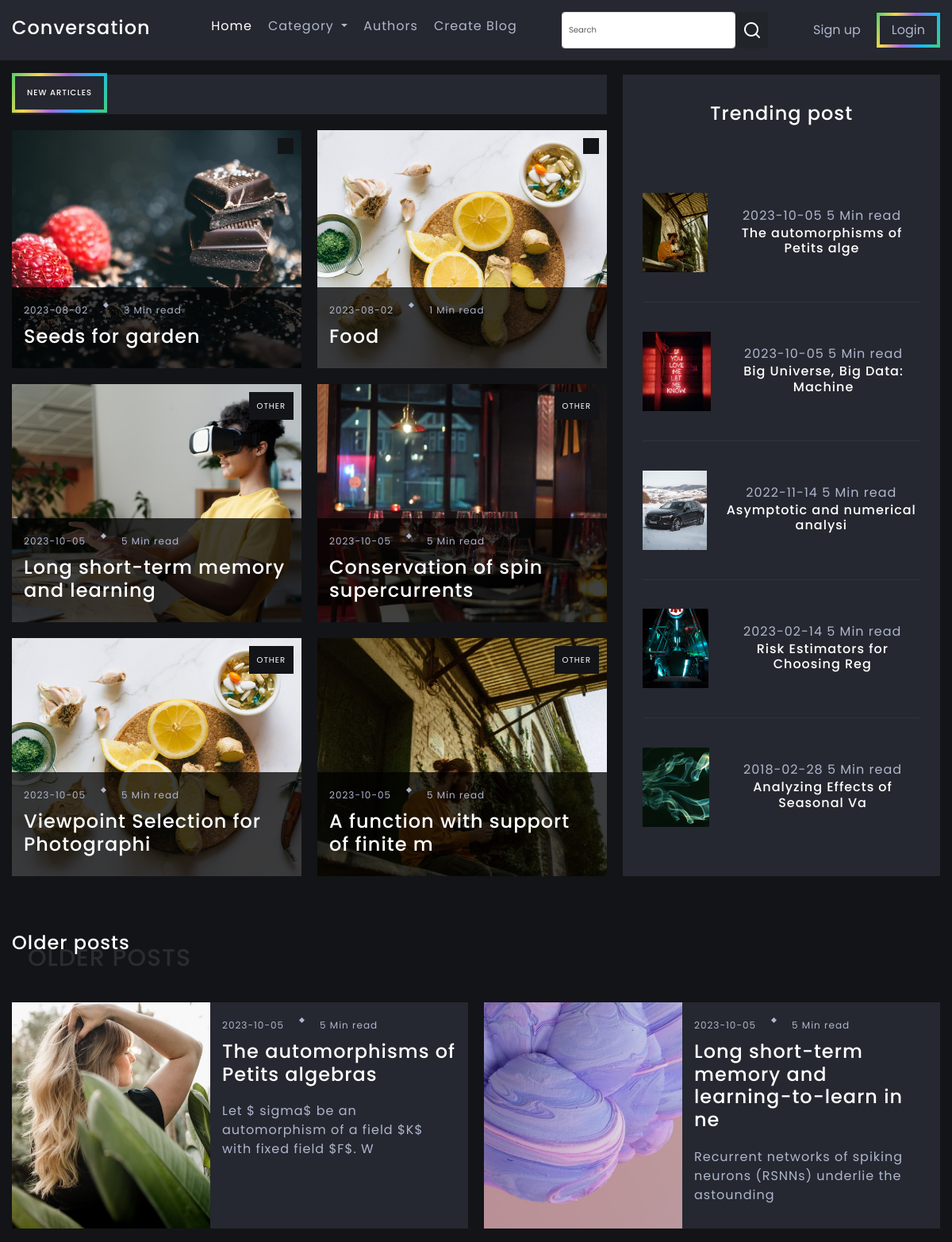
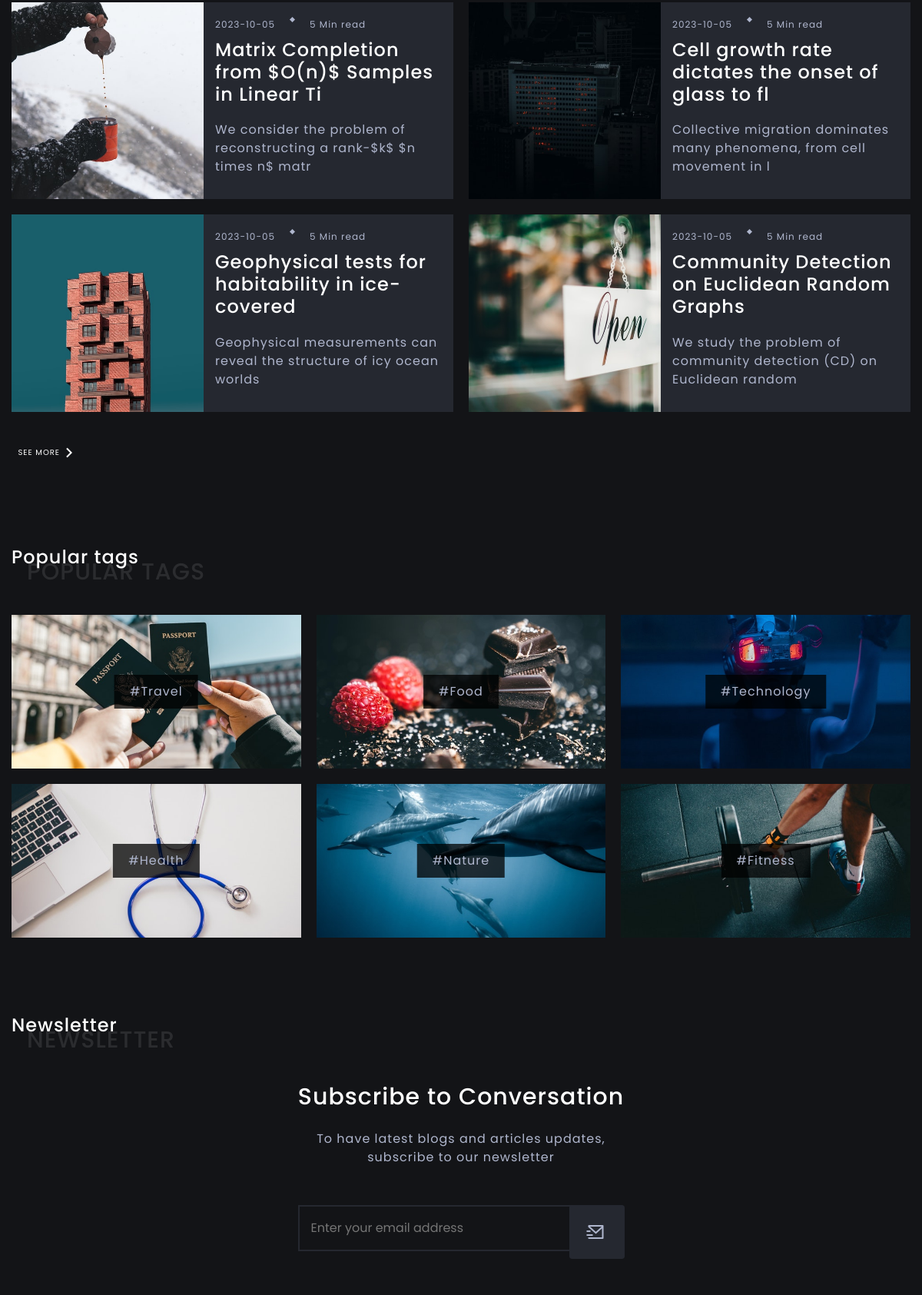
The page / (upper part) on the database its author committed (2 pictures, top to bottom).
### tables this page shows
CREATE TABLE `blog_details` (
  `b_id` int(50) NOT NULL,
  `b_title` text NOT NULL,
  `b_min_read` int(11) NOT NULL,
  `b_description` text NOT NULL,
  `b_date` datetime NOT NULL DEFAULT current_timestamp(),
  `b_category` int(11) NOT NULL,
  `category_tag` varchar(50) NOT NULL,
  `b_user_id` int(7) NOT NULL
);

CREATE TABLE `category` (
  `category_id` int(11) NOT NULL,
  `cat_name` varchar(50) NOT NULL
);

### include/feature_article.php (the view, shortened to what this page needs)
<section class="featured-articles section section-header-offset">
    <div class="featured-articles-container container d-grid">
        <div class="featured-content d-grid">
            <div class="headline-banner">
                <h3 class="headline fancy-border">
                    <span class="place-items-center">New Articles</span>
                </h3>
            </div>
            <?php
            $sql = "SELECT * FROM `blog_details` ORDER BY b_id desc LIMIT 6";
            $result = mysqli_query($conn, $sql);
            while ($row = mysqli_fetch_assoc($result)) {
                $id = $row['b_id'];
                $b_header = $row['b_title'];
                $b_title = substr($b_header, 0, 35);
                $category = $row['category_tag'];
                $min = $row['b_min_read'];
                $datetime = $row['b_date'];
                $date = date('Y-m-d', strtotime($datetime));
                echo '
                    <a href="post.php?blogid=' . $id . '" class="article featured-article featured-article">
                        <img src="assets/images/featured/' . $id . '.jpg" alt="image" class="article-image">
                        <span class="article-category">' . $category . '</span>
                        <div class="article-data-container">
                            <div class="article-data">
                                <span>' . $date . '</span>
                                <span class="article-data-spacer"></span>
                                <span>' . $min . ' Min read</span>
                            </div>
                            <h3 class="title article-title">' . $b_title . '</h3>
                        </div>
                    </a>';
            }
            ?>
        </div>
        <div class="sidebar d-grid">
            <h3 class="title featured-content-title">Trending post</h3>
            <?php
            $sql = "SELECT * FROM `blog_details` LIMIT 5 ";
            $result = mysqli_query($conn, $sql);
            while ($row = mysqli_fetch_assoc($result)) {
                $id = $row['b_id'];
                $b_header = $row['b_title'];
                $b_title = substr($b_header, 0, 32);
                $min = $row['b_min_read'];
                $datetime = $row['b_date'];
                $date = date('Y-m-d', strtotime($datetime));
                echo '
                <a href="post.php?blogid=' . $id . '" class="trending-post-box">
                <div class="trending-post-img-box">
                    <img src="./assets/images/quick_read/' . $id . '.jpg" alt="" class="article-image">
                </div>
                <div class="trending-post-data">
                <div article-data>
                <span>' . $date . '</span>
                <span class="article-data-spacer"></span>
                <span>' . $min . ' Min read</span>
            </div>
            <h3 class="title article-title">' . $b_title . '</h3>
                </div>
             </a>
               ';
            }
            ?>
        </div>
    </div>
</section>

### index.php (shortened to what this page needs)
<html lang="en">
<head>
    <link href="https://cdn.jsdelivr.net/npm/remixicon@2.5.0/fonts/remixicon.css" rel="stylesheet">
    <link href="https://cdn.jsdelivr.net/npm/bootstrap@5.3.0/dist/css/bootstrap.min.css" rel="stylesheet"
>
    <link rel="stylesheet" href="./assets/css/swiper-bundle.min.css" />
    <link rel="stylesheet" href="./assets/css/main.css">
</head>
<body>
    <?php include '_dbconnect.php'; ?>
    <?php include 'header.php';
    include 'include/feature_article.php';
    include 'include/older_post.php';
    include 'include/popularTags.php';
    include 'include/footer.php';
    ?>
</body>
</html>

### header.php (shortened to what this page needs)
<?php
echo '
<header class="header" id="header">
    <nav class="navbar container">
        <h2 class="logo"> Conversation</h2>
        <div class="menu" id="menu">
            <ul class="list">
                <li class="list-item">
                    <a href="index.php" class="list-link current">Home</a>
                </li>
                <li class="list-item dropdown">
                    <a class="list-link dropdown-toggle" href="#" role="button" data-bs-toggle="dropdown"
                        aria-expanded="false">
                        Category
                    </a>
                    <ul class="dropdown-menu">';
?>
</ul>
</li>
<li class="list-item">
    <a href="author.php" class="list-link">Authors</a>
</li>
<li class="list-item">
    <a href="create-blog.php" class="list-link">Create Blog</a>
</li>
</ul>
</div>
<div class="list list-right">
    <form class="d-flex" role="search" action="search.php" method="get">
        <input class="form-control" type="search" name="search" placeholder="Search" aria-label="Search">
        <button class="btn btn-dark" type="submit"> <i class="ri-search-line"></i></button>
    </form>
</div>
<?php
if (isset($_SESSION['username']) && $_SESSION['loggedin'] == true) {
    echo '
    <div class="list list-right">
    <a href="dashboard.php" type="button" class="list-link" >
    ' . $_SESSION['username'] . '
    </a>
      <a href="logout.php" type="button" class="sign-up-btn fancy-border screen-sm-hidden" >
      <span>Logout</span>
      </a>
    </div>
    </nav>
    ';
} else {
    echo ' <div class="list list-right">
            <button type="button" class="list-link screen-sm-hidden" data-bs-toggle="modal" data-bs-target="#signupModal">
            Sign up
            </button>
            <button type="button" class="sign-up-btn fancy-border screen-sm-hidden" data-bs-toggle="modal" data-bs-target="#loginModal">
            <span>Login</span>
            </button>
            </div>
             </nav>';
}
echo '</header>';
?>

### include/older_post.php (shortened to what this page needs)
<section class="older-posts section">
    <div class="container">
        <h2 class="title section-title" data-name="Older posts">Older posts</h2>
        <div class="older-posts-grid-wrapper d-grid">
            <?php
                $sql = "SELECT * FROM `blog_details` ORDER BY b_date desc LIMIT 6 ";
                $result = mysqli_query($conn, $sql);
                while ($row = mysqli_fetch_assoc($result)) {
                    $id = $row['b_id'];
                    $b_header = $row['b_title'];
                    $b_title = substr($b_header, 0, 50);
                    $b_text = $row['b_description'];
                    $desc = substr($b_text, 0, 70);
                    $min = $row['b_min_read'];
                    $datetime = $row['b_date'];
                    $date = date('Y-m-d', strtotime($datetime));
                    echo '
            <a href="post.php?blogid=' . $id . '" class="article d-grid">
                <div class="older-posts-article-image-wrapper">
                    <img src="assets/images/older_posts/' . $id . '.jpg" alt="" class="article-image">
                </div>
                <div class="article-data-container">
                    <div class="article-data">
                        <span>' . $date . '</span>
                        <span class="article-data-spacer"></span>
                        <span>' . $min . ' Min read</span>
                    </div>
                    <h3 class="title article-title">' . $b_title . '</h3>
                    <p class="article-description">' . $desc . '</p>
                </div>
            </a>';
                }
            ?>
        </div>
        <div class="see-more-container">
            <a href="#" class="btn see-more-btn place-items-center">See more <i
                    class="ri-arrow-right-s-line"></i></i></a>
        </div>
    </div>
</section>

### include/popularTags.php
<section class="popular-tags section">
    <div class="container">
        <h2 class="title section-title" id="category" data-name="Popular tags">Popular tags</h2>
        <div class="popular-tags-container d-grid">
            <?php
            $sql = "SELECT * FROM `category` LIMIT 6";
            $result = mysqli_query($conn, $sql);
            while ($row = mysqli_fetch_assoc($result)) {
                $id = $row['category_id'];
                $name = $row['cat_name'];
                echo '
        <a href="category.php?catid= ' . $id . '" class="article" id="travel">
            <span class="tag-name">#' . $name . '</span>
            <img src="./assets/images/tags/' . $id . '.jpg" alt="" class="article-image">
        </a>';
            }
            ?>
        </div>
    </div>
</section>

### include/footer.php (shortened to what this page needs)
<section class="postletter section">
    <div class="container">
        <h2 class="title section-title" data-name="Newsletter">Newsletter</h2>
        <div class="form-container-inner">
            <h6 class="title postletter-title">Subscribe to Conversation</h6>
            <p class="postletter-description">To have latest blogs and articles updates, subscribe to our newsletter</p>
            <form action="" class="form">
                <input class="form-input" type="text" placeholder="Enter your email address">
                <button class="btn form-btn" type="submit">
                    <i class="ri-mail-send-line"></i>
                </button>
            </form>
        </div>
    </div>
</section>

### rows shown on the page
blog_details: b_id (picture), b_date "2023-08-02", b_min_read "3", b_title "Seeds for garden"
blog_details: b_id (picture), b_date "2023-08-02", b_min_read "1", b_title "Food"
blog_details: b_id (picture), category_tag "OTHER", b_date "2023-10-05", b_min_read "5", b_title "Long short-term memory and learning", b_title "Long short-term memory and learning-to-learn in ne", b_description "Recurrent networks of spiking neurons (RSNNs) underlie the astounding"
blog_details: b_id (picture), category_tag "OTHER", b_date "2023-10-05", b_min_read "5", b_title "Conservation of spin supercurrents"
blog_details: b_id (picture), category_tag "OTHER", b_date "2023-10-05", b_min_read "5", b_title "Viewpoint Selection for Photographi"
blog_details: b_id (picture), category_tag "OTHER", b_date "2023-10-05", b_min_read "5", b_title "A function with support of finite m"
blog_details: shows a picture, b_date "2023-10-05", b_min_read "5", b_title "The automorphisms of Petits alge", b_title "The automorphisms of Petits algebras", b_description "Let $ sigma$ be an automorphism of a field $K$ with fixed field $F$. W"
blog_details: shows a picture, b_date "2023-10-05", b_min_read "5", b_title "Big Universe, Big Data: Machine"
blog_details: b_id (picture), b_date "2022-11-14", b_min_read "5", b_title "Asymptotic and numerical analysi"
blog_details: b_id (picture), b_date "2023-02-14", b_min_read "5", b_title "Risk Estimators for Choosing Reg"
blog_details: b_id (picture), b_date "2018-02-28", b_min_read "5", b_title "Analyzing Effects of Seasonal Va"
blog_details: b_id (picture), b_date "2023-10-05", b_min_read "5", b_title "Matrix Completion from $O(n)$ Samples in Linear Ti", b_description "We consider the problem of reconstructing a rank-$k$ $n times n$ matr"
blog_details: b_id (picture), b_date "2023-10-05", b_min_read "5", b_title "Cell growth rate dictates the onset of glass to fl", b_description "Collective migration dominates many phenomena, from cell movement in l"
blog_details: b_id (picture), b_date "2023-10-05", b_min_read "5", b_title "Geophysical tests for habitability in ice-covered", b_description "Geophysical measurements can reveal the structure of icy ocean worlds"
blog_details: b_id (picture), b_date "2023-10-05", b_min_read "5", b_title "Community Detection on Euclidean Random Graphs", b_description "We study the problem of community detection (CD) on Euclidean random"
category: cat_name "Travel", shows a picture
category: cat_name "Food", shows a picture
category: cat_name "Technology", shows a picture
category: cat_name "Health", shows a picture
category: cat_name "Nature", shows a picture
category: cat_name "Fitness", shows a picture
